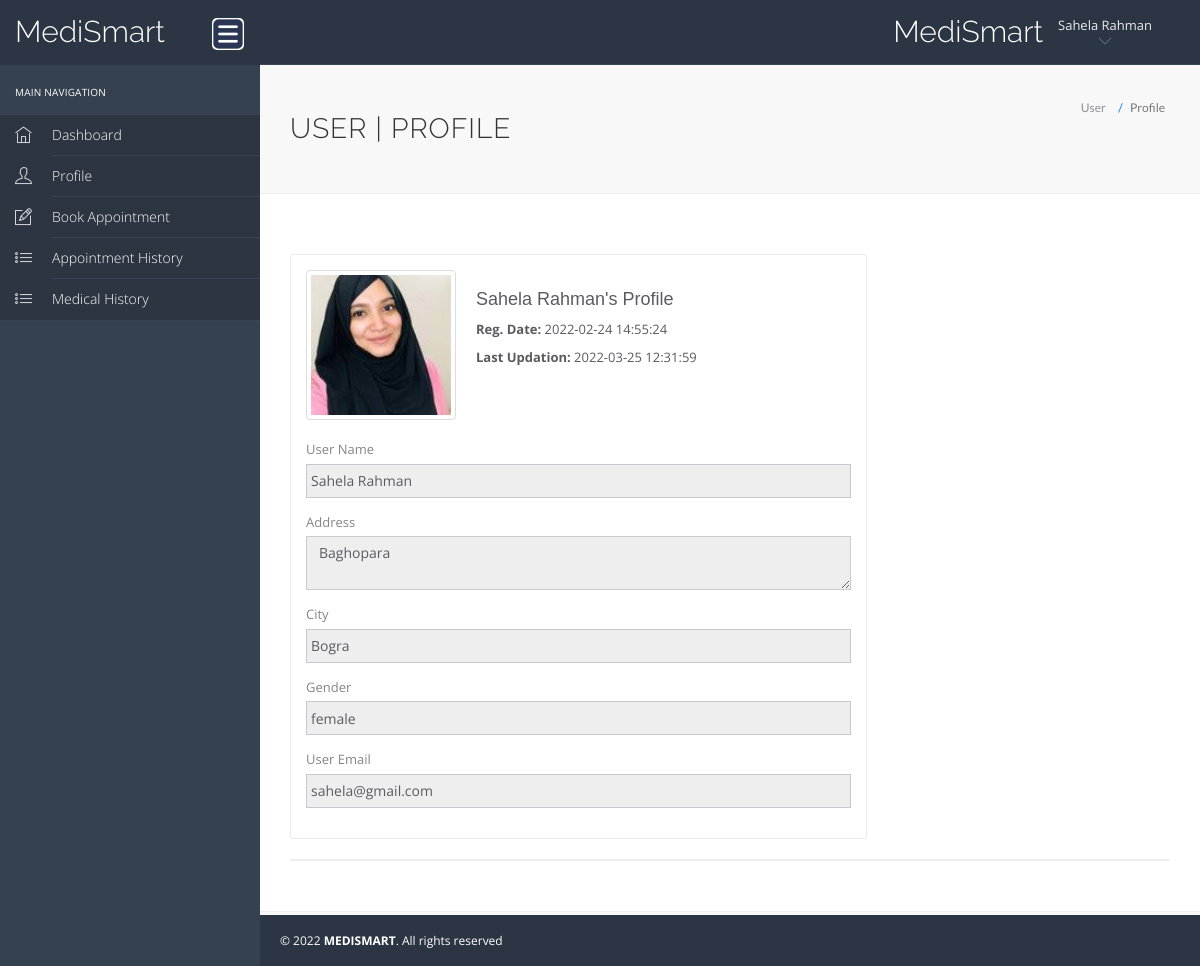
The page /hms/patient-profile.php (signed in) on the database its author committed.
### tables this page shows
CREATE TABLE `users` (
  `id` int(11) NOT NULL,
  `fullName` varchar(255) DEFAULT NULL,
  `profile_pic` varchar(255) NOT NULL,
  `address` longtext DEFAULT NULL,
  `city` varchar(255) DEFAULT NULL,
  `gender` varchar(255) DEFAULT NULL,
  `email` varchar(255) DEFAULT NULL,
  `password` varchar(255) DEFAULT NULL,
  `regDate` timestamp NULL DEFAULT current_timestamp(),
  `updationDate` timestamp NULL DEFAULT NULL ON UPDATE current_timestamp()
);

### hms/patient-profile.php (the view, shortened to what this page needs)
<?php
    include('include/config.php');
?>
<!DOCTYPE html>
<html lang="en">
<head>
    <link rel="stylesheet" href="vendor/bootstrap/css/bootstrap.min.css">
    <link rel="stylesheet" href="vendor/fontawesome/css/font-awesome.min.css">
    <link rel="stylesheet" href="vendor/themify-icons/themify-icons.min.css">
    <link href="vendor/animate.css/animate.min.css" rel="stylesheet" media="screen">
    <link href="vendor/perfect-scrollbar/perfect-scrollbar.min.css" rel="stylesheet" media="screen">
    <link href="vendor/switchery/switchery.min.css" rel="stylesheet" media="screen">
    <link href="vendor/bootstrap-touchspin/jquery.bootstrap-touchspin.min.css" rel="stylesheet" media="screen">
    <link href="vendor/select2/select2.min.css" rel="stylesheet" media="screen">
    <link href="vendor/bootstrap-datepicker/bootstrap-datepicker3.standalone.min.css" rel="stylesheet" media="screen">
    <link href="vendor/bootstrap-timepicker/bootstrap-timepicker.min.css" rel="stylesheet" media="screen">
    <link rel="stylesheet" href="assets/css/styles.css">
    <link rel="stylesheet" href="assets/css/plugins.css">
    <link rel="stylesheet" href="assets/css/themes/theme-5.css" id="skin_color" />
</head>
<body>
    <div id="app">
        <?php include('include/sidebar.php');?>
        <div class="app-content">
            <?php include('include/header.php');?>
            <div class="main-content">
                <div class="wrap-content container" id="container">
                    <section id="page-title">
                        <div class="row">
                            <div class="col-sm-8">
                                <h1 class="mainTitle">User | Profile</h1>
                            </div>
                            <ol class="breadcrumb">
                                <li>
                                    <span>User </span>
                                </li>
                                <li class="active">
                                    <span>Profile</span>
                                </li>
                            </ol>
                        </div>
                    </section>
                    <div class="container-fluid container-fullw bg-white">
                        <div class="row">
                            <div class="col-md-12">
                                <div class="row margin-top-30">
                                    <div class="col-lg-8 col-md-12">
                                        <div class="panel panel-white">
                                            <div class="panel-body">
                                                <?php
                                                    $sql=mysqli_query($con,"select * from users where id='".$_SESSION['id']."'");
                                                    while($data=mysqli_fetch_array($sql)){
                                            ?>
                                                <div class="profile-container" style="display: flex;">
                                                    <div class="profile-image">
                                                        <?php $pic = ($data["profile_pic"] != "" ) ? $data["profile_pic"] : "patient.png" ?>
                                                        <a href="profile_pics/<?php echo $pic ?>" target="_blank"><img
                                                                src="profile_pics/<?php echo $pic ?>" alt="" width="150"
                                                                height="150" class="thumbnail"></a>
                                                    </div>
                                                    <div class="profile-info" style="padding: 20px;">
                                                        <h4><?php echo htmlentities($data['fullName']);?>'s Profile</h4>
                                                        <p><b>Reg.
                                                                Date: </b><?php echo htmlentities($data['regDate']);?>
                                                        </p>
                                                        <?php if($data['updationDate']){?>
                                                        <p><b>Last Updation:
                                                            </b><?php echo htmlentities($data['updationDate']);?>
                                                        </p>
                                                        <?php } ?>
                                                    </div>
                                                </div>
                                                <form>
                                                    <div class="form-group">
                                                        <label for="fname">
                                                            User Name
                                                        </label>
                                                        <input type="text" name="fname" class="form-control"
                                                            readonly="readonly"
                                                            value="<?php echo htmlentities($data['fullName']);?>">
                                                    </div>
                                                    <div class="form-group">
                                                        <label for="address">
                                                            Address
                                                        </label>
                                                        <textarea name="address" class="form-control"
                                                            readonly><?php echo htmlentities($data['address']);?></textarea>
                                                    </div>
                                                    <div class="form-group">
                                                        <label for="city">
                                                            City
                                                        </label>
                                                        <input type="text" name="city" class="form-control"
                                                            readonly="readonly"
                                                            value="<?php echo htmlentities($data['city']);?>">
                                                    </div>
                                                    <div class="form-group">
                                                        <label for="gender">
                                                            Gender
                                                        </label>
                                                        <input type="text" name="gender" class="form-control"
                                                            readonly="readonly"
                                                            value="<?php echo htmlentities($data['gender']);?>">
                                                    </div>
                                                    <div class="form-group">
                                                        <label for="fess">
                                                            User Email
                                                        </label>
                                                        <input type="email" name="uemail" class="form-control"
                                                            readonly="readonly"
                                                            value="<?php echo htmlentities($data['email']);?>">
                                                    </div>
                                                </form>
                                                <?php } ?>
                                            </div>
                                        </div>
                                    </div>
                                </div>
                            </div>
                            <div class="col-lg-12 col-md-12">
                                <div class="panel panel-white">
                                </div>
                            </div>
                        </div>
                    </div>
                </div>
            </div>
        </div>
        <?php include('include/footer.php');?>
    </div>
</body>
</html>

### hms/include/header.php (shortened to what this page needs)
<header class="navbar navbar-default navbar-static-top">
    <div class="navbar-header">
        <a class="navbar-brand" href="#">
            <h2 style="padding-top:10%; color: white;">MediSmart</h2>
        </a>
        <a href="#" class="sidebar-toggler pull-right visible-md visible-lg" data-toggle-class="app-sidebar-closed"
            data-toggle-target="#app">
            <img src="./assets/images/menu.png" alt="Menu" width="32" height="32"
                style="background-color: white; border-radius: 5px;">
        </a>
    </div>
    <div class="navbar-collapse collapse">
        <ul class="nav navbar-right">
            <li style="padding-top:5% ">
                <h2 style="color: white">MediSmart</h2>
            </li>
            <li class="dropdown current-user">
                <a href class="dropdown-toggle" data-toggle="dropdown">
                    <span class="username">
                        <?php $query=mysqli_query($con,"select fullName from users where id='".$_SESSION['id']."'");
                            while($row=mysqli_fetch_array($query))
                            {
                                echo $row['fullName'];
                            }
						?> <i class="ti-angle-down"></i></i></span>
                </a>
            </li>
        </ul>
    </div>
</header>

### hms/assets/css/themes/theme-5.css (style rules this page uses)
body { background: #f8f8f8; }
header .navbar-header { background: #2c3543 !important; border-right-color: transparent !important; border-bottom-color: transparent !important; }
header .navbar-header .sidebar-toggler, header .navbar-header .sidebar-mobile-toggler { color: #5f8295 !important; }
header .navbar-header .navbar-brand { color: #ffffff !important; }
header .navbar-collapse { background: #2c3543 !important; border-bottom-color: #394557 !important; box-shadow: none !important; }
header .navbar-collapse .navbar-right > li > a { color: #ffffff; }
header .navbar-collapse .navbar-right > li > a i { color: #5f8295 !important; }

### rows shown on the page
users: fullName "Sahela Rahman", profile_pic (picture), regDate "2022-02-24 14:55:24", updationDate "2022-03-25 12:31:59", fname "Sahela Rahman", address "Baghopara", city "Bogra", gender "female", uemail "sahela@gmail.com"
